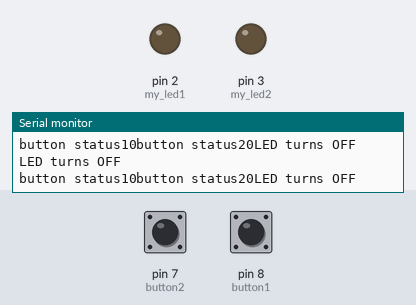
Simulated run of this sketch. Board: Arduino Uno, built with avr-gcc and run on an emulated ATmega328P. Shown: output pins drawn as LEDs (lit = HIGH), the last lines printed to the serial monitor. Dashed ring = blinking. The test bench sets the inputs (shaded band); at power-on: pin 7 (button2) LOW, pin 8 (button1) LOW.

Above: at 1.2 s.
1.3 s: pin 7 (button2) pulled HIGH for 0.15 s
At 1.44 s:
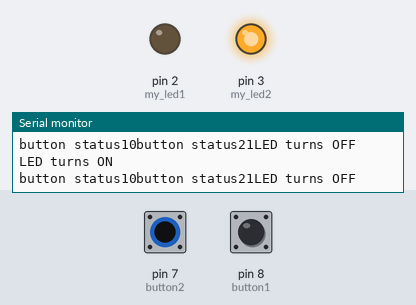
3.0 s: pin 8 (button1) pulled HIGH for 0.15 s
At 3.15 s:
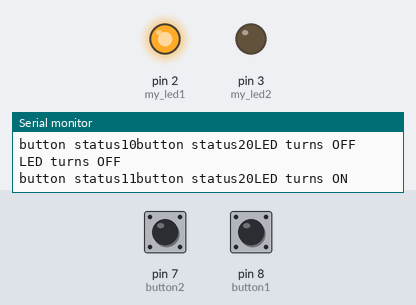
4.7 s: pin 7 (button2) pulled HIGH for 1 s
At 6.2 s:
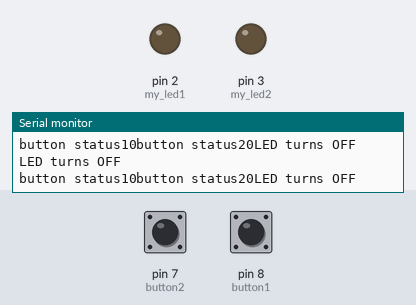
8.7 s: pin 8 (button1) pulled HIGH for 1 s
At 9.4 s:
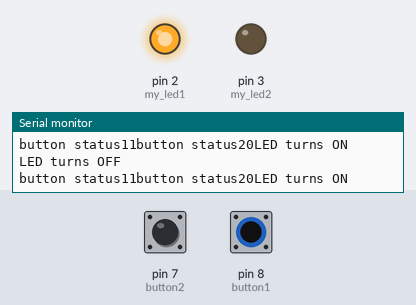
12.7 s: pin 7 (button2) pulsed HIGH 2 times (0.12 s each, 0.3 s apart)
At 13.15 s:
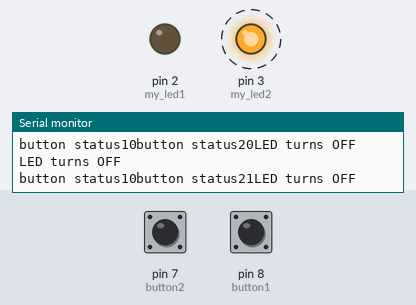
16.3 s: pin 8 (button1) pulsed HIGH 5 times (0.12 s each, 0.3 s apart)
At 16.7 s:
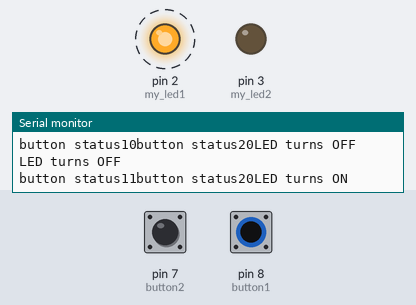
Timing chart, 0 to 19.3 s (numbered marks = the images above; inputs shaded):
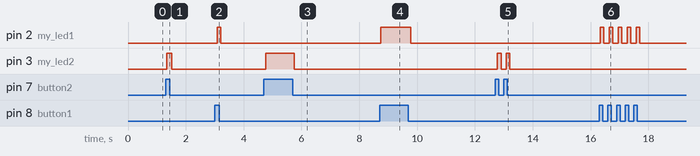

The sketch:

led_double_push_button.ino
```cpp
//global declaration
#define my_led1 2
#define my_led2 3
#define button1 8
#define button2 7

void setup(){
  Serial.begin(9600);
  pinMode(my_led1, OUTPUT);//LED
  pinMode(my_led2, OUTPUT);

  pinMode(button1, INPUT);
  pinMode(button2, INPUT);
}

void loop(){

      bool x = digitalRead(button1);
      bool y = digitalRead(button2);

      Serial.print("button status1");
      Serial.print(x);
      Serial.print("button status2");
      Serial.print(y);

      if( x==1 ){
        digitalWrite(my_led1, HIGH);
        digitalWrite(my_led2, LOW);
        Serial.println("LED turns ON");
        Serial.println("LED turns OFF");
      }
      else if( y==1 ){
        digitalWrite(my_led1, LOW);
        digitalWrite(my_led2, HIGH);
        Serial.println("LED turns OFF");
        Serial.println("LED turns ON");
      }
      else{
        digitalWrite(my_led1, LOW);
        digitalWrite(my_led2, LOW);
        Serial.println("LED turns OFF");
        Serial.println("LED turns OFF");
      }


}
```

Measured:
- after the input at 1.3 s, pin 3 (my_led2): LOW → HIGH at once, → LOW 0.18 s later
- after the input at 3.0 s, pin 2 (my_led1): LOW → HIGH after 0.08 s, → LOW 0.12 s later
- after the input at 4.7 s, pin 3 (my_led2): LOW → HIGH after 0.06 s, → LOW 0.98 s later
- after the input at 8.7 s, pin 2 (my_led1): LOW → HIGH at once, → LOW 1.0 s later
- after the input at 12.7 s, pin 3 (my_led2): alternates HIGH for 0.12 s and LOW for 0.19 s, 4 changes in all, then stays LOW, starting after 0.08 s
- after the input at 16.3 s, pin 2 (my_led1): alternates HIGH for 0.12 s and LOW for 0.19 s, 10 changes in all, then stays LOW, starting at once
